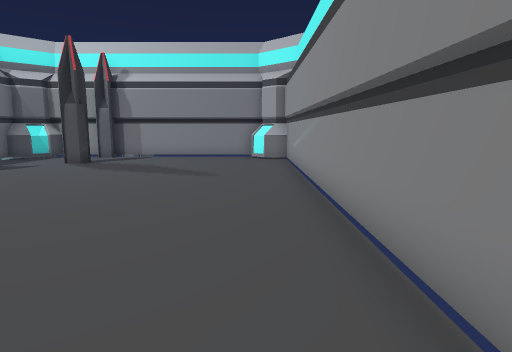
View 1 (above)

13 first-person views from a walk through a Unity game level. The camera is 1.4 m above the floor, tilts 8° down and sees 75° across. The floor is counted in squares, 1 m on a side. Each view is taken from the middle of a square. On the plan, view 1 faces up. The plan holds only what a view shows up to about 15 squares ahead; the rest is blank. The place goes on beyond the plan.

View 2
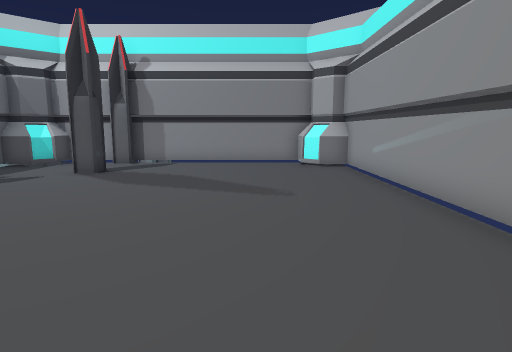

View 3
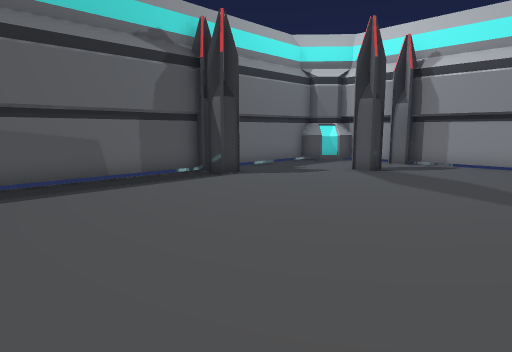

View 4
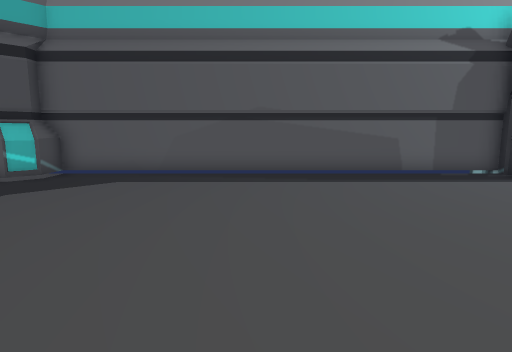

View 5
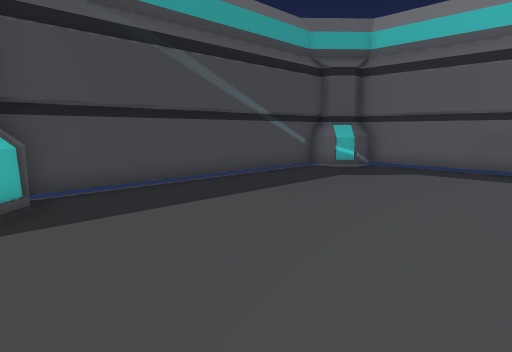

View 6
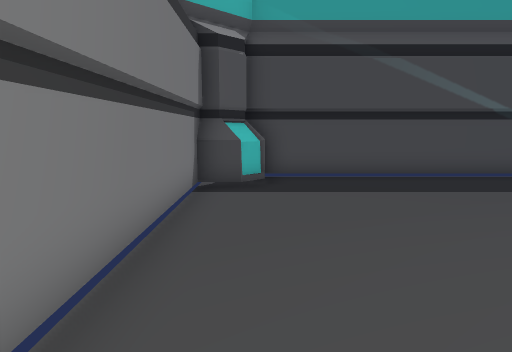

View 7
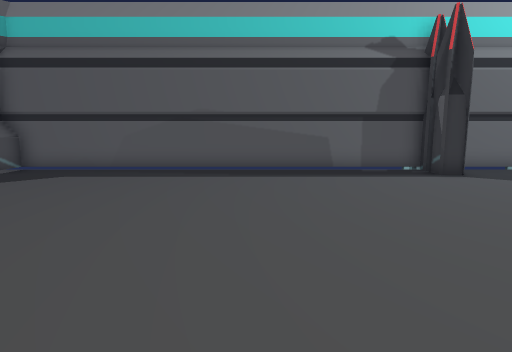

View 8
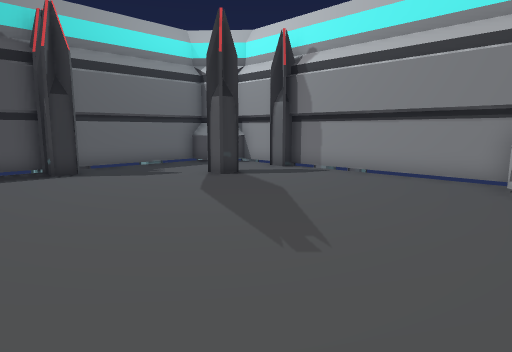

View 9
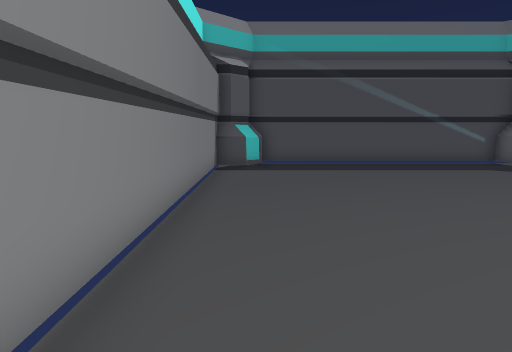

View 10
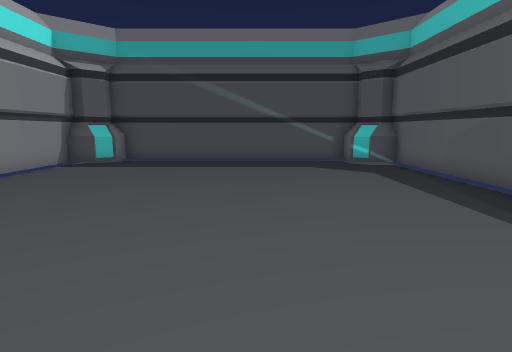

View 11
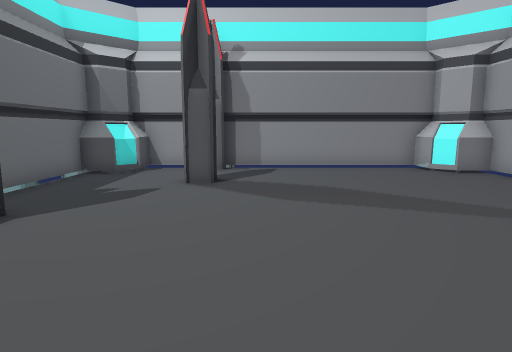

View 12
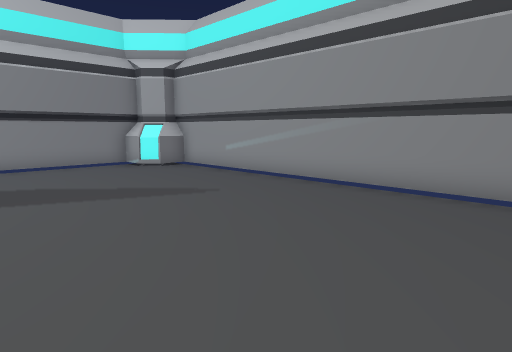

View 13
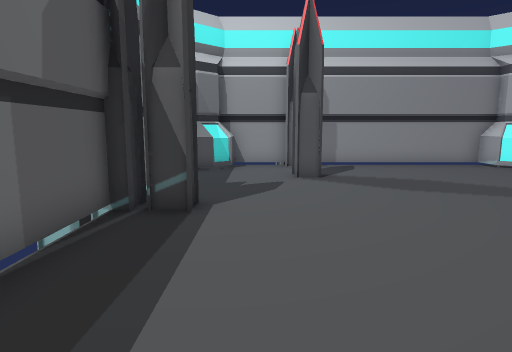

### Floor plan
Points are (right, up) in squares from view 1. A wall is a line through its corners. A room is listed if a view was taken in it or the views show most of it. See-through windows are left out.
Room 1 (views 1, 2, 3, 4, 5, 6, 7, 8, 9, 10, 11, 12, 13)
walls: (-11.6, 5.5) (-11.6, -4.6) (-11.1, -4.6); (-10.6, 15.5) (-11.6, 15.5); (-9.9, 16.2) (-10.4, 15.7) (-11.6, 15.7); (1.5, 15.5) (0.5, 15.5); (0.5, -4.2) (1.5, -4.2); (-8.4, 17.1) (-10.5, 17.1); (1, 16) (0.4, 16.6) (-0.2, 16.2) (-0.2, 17.3); (1.5, 15.7) (0.3, 15.7) (-0.2, 16.2); (0.5, -4.4) (1.4, -4.4); (-0.2, -4.8) (0.5, -4.2); (-11.6, -4.2) (-10.6, -4.2) (-9.9, -4.9) (-9.9, -5.9); (0.9, -4.7) (1.5, -4.7); (-9.9, 17.2) (-9.9, 16.3) (-10.5, 16.5) (-10.9, 16.1) (-11.6, 16.1) (-11.6, 11.4); (-11.6, -4.4) (-10.7, -4.4) (-10.9, -4.8) (-10.4, -5.2); (0.4, 17.1) (-6.5, 17.1); (0.3, -5.3) (1, -4.6) (1.4, -4.6) (1.4, 16) (0.7, 16); (-0.2, -5.9) (-0.2, -4.8) (0.4, -5); (-10.5, -5.8) (0.4, -5.8)
objects: other object (-13, 10) to (-12, 10); other object (-13, 11) to (-12, 11); other object (-13, 14) to (-12, 14); other object (-11, 10); other object (-10, 10); other object (-8, 14) to (-7, 14); other object (-8, 17) to (-7, 17)

Positions as (right, up) in squares from view 1, and headings:
1: (0, 0), facing up
2: (-2, 3), facing up
3: (-2, 3), facing up-left
4: (-1, 2), facing left
5: (1, 2), facing down-left
6: (0, 4), facing down
7: (0, 4), facing left
8: (1, 7), facing up-left
9: (0, 8), facing down
10: (-6, 9), facing down
11: (-6, 5), facing up
12: (-6, 4), facing up-right
13: (-9, 4), facing up
